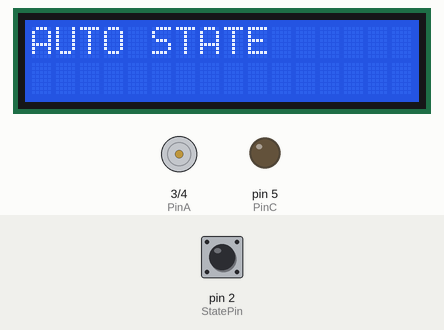
Recording of a sketch running on a simulated Arduino Uno, built with avr-gcc and run on an emulated ATmega328P. Parts: 16×2 character LCD, motor-driver pin pairs drawn as motors (green arrow = first pin HIGH = forward, orange = second pin HIGH = backward, longer = more drive), output pins drawn as LEDs (lit = HIGH). The test bench sets the inputs (shaded band); at power-on: pin 2 (StatePin) LOW. Random numbers use the default seed unless the sketch sets one.

Above: at 1.2 s.
1.3 s: pin 2 (StatePin) driven HIGH
At 2.7 s:
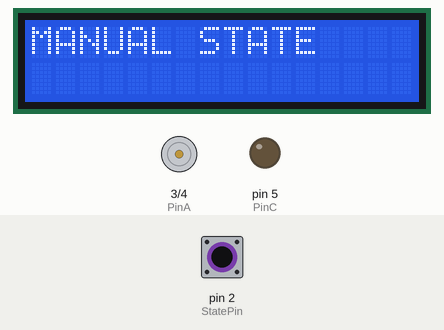
3.5 s: pin 2 (StatePin) driven LOW
At 3.8 s:
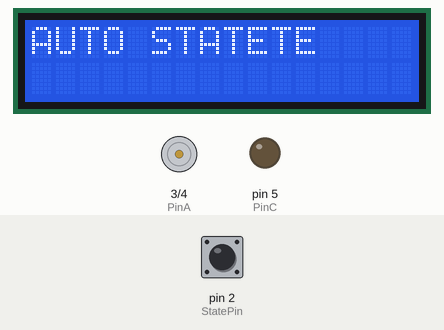
At 5.0 s:
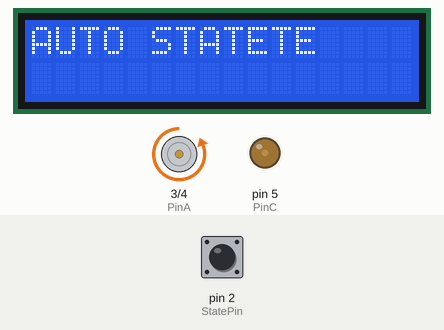
6.5 s: pin 2 (StatePin) pulsed HIGH 5 times (0.12 s each, 0.3 s apart)
Timing chart, 0 to 19.7 s (numbered marks = the images above; inputs shaded):
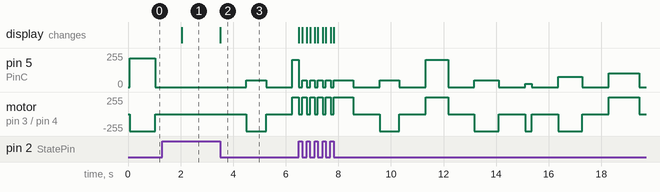

The sketch:

Auto_Manual_Elevation_Code.ino
```cpp
#include <LiquidCrystal.h>

#define ANGLE_NUM 50

//Azimuth and Elevation angle array
long AngleArray[ANGLE_NUM] = {0};

/****** Enums *******/
typedef enum
{
  MANUAL,
  AUTOMATIC
} tSystemState;

typedef enum
{
  CW,
  CCW,
  STOP
} tDirection;

/******* Prototypes ******/
tSystemState isAutomatic(void);
void ManualState(void);
void AutomaticState(void);
tDirection DetermineDirection(void);
float DetermineMotorSpeed(void);
float CalculateDegreePerSecond(void);
float DetermineRequiredTime(void);

void StartMotor();
void StopMotor(void);

/****** Variables *******/
//StatePin
int StatePin = 2;

int PinA = 3;
int PinB = 4;
int PinC = 5;

const int rs = 7, en = 6, d4 = A0, d5 = A1, d6 = A2, d7 = A3;
LiquidCrystal LCD(rs, en, d4, d5, d6, d7);

/****** Data ************/
//int AzimuthAngleValues[]
int SpeedIndex;
float MotorRPM[] = {1.36 , 2.76 , 4.15 , 5.58 , 7.00 , 11.21 , 11.94 , 12.63 , 13.33} ;
float MotorSpeeds[] = {0.5, 1.0, 1.5, 2.0, 2.5, 4.0, 4.25, 4.5, 4.75};

long RequiredAngle = 0;
long CurrentAngle = 0;
long AngleDifference = 0;
tDirection Direction;
float MotorSpeed = 0.0;
long RequiredTime = 0;

void setup()
{
  //STATE PIN MODE
  pinMode(StatePin, INPUT);


  //CONTROL PIN MODE
  pinMode(PinA, OUTPUT);
  pinMode(PinB, OUTPUT);
  pinMode(PinC, OUTPUT);

  LCD.begin(16, 2);

  //ARRAY DATA FILL
  for (int i = 0; i < ANGLE_NUM; i++) {
    AngleArray[i] = random(90);
  }
}


void loop() {

  if (isAutomatic() == AUTOMATIC)
  {
    for (int i = 0; i < ANGLE_NUM; i++)
    {
      RequiredAngle = AngleArray[i];
      AutomaticState();

      if (isAutomatic() == MANUAL)
      {
        break;
      }
      delay(1000);
    }
  }
  else if (isAutomatic() == MANUAL)
  {
    ManualState();
  }
}

void switchState() {
  ManualState();
}

tSystemState isAutomatic(void) {
  if (digitalRead(StatePin) == HIGH) {
    return MANUAL;
  } else if (digitalRead(StatePin) == LOW) {
    return AUTOMATIC;
  }
}

void ManualState(void)
{
  LCD.setCursor(0, 0);
  LCD.print("MANUAL STATE");

  StopMotor();

  //POLLING
  while (digitalRead(StatePin) == HIGH);
  //return to automatic mode
  loop();
}

void AutomaticState(void)
{
  LCD.setCursor(0, 0);
  LCD.print("AUTO STATE");

  Direction = DetermineDirection();
  MotorSpeed = DetermineMotorSpeed();
  RequiredTime = DetermineRequiredTime();

  if (isAutomatic() == MANUAL) {
    ManualState();
  }

  StartMotor();
  StopMotor();
}


//DIRECTION
tDirection DetermineDirection(void)
{
  //polling
  if (isAutomatic() == MANUAL) {
    ManualState();
  }

  AngleDifference = RequiredAngle - CurrentAngle;

  if (AngleDifference > 0) {
    return CCW;
  } else if (AngleDifference < 0) {
    return CW;
  } else {
    return STOP;
  }
}

float DetermineMotorSpeed(void)
{
  //polling
  if (isAutomatic() == MANUAL) {
    ManualState();
  }

  float sectorSpeedStep = 90 / 9.0;
  SpeedIndex =  abs(AngleDifference) / sectorSpeedStep;
  return MotorSpeeds[SpeedIndex];
}

// return Millisecond
float DetermineRequiredTime(void)
{
  //polling
  if (isAutomatic() == MANUAL) {
    ManualState();
  }

  float anlgePerSecond = CalculateDegreePerSecond() ;
  return (((abs(AngleDifference) / anlgePerSecond )) * pow(10, 3));
}

float CalculateDegreePerSecond(void)
{
  //polling
  if (isAutomatic() == MANUAL) {
    ManualState();
  }

  float ret = 0;
  ret =  (MotorRPM[SpeedIndex] * 360.0) / 60.0;
  return ret;
}


void StartMotor()
{
  //polling
  if (isAutomatic() == MANUAL) {
    ManualState();
  }

  //Setting Motor Direction
  if (Direction == CW)
  {
    digitalWrite(PinA, HIGH);
    digitalWrite(PinB, LOW);
  }
  else if (Direction == CCW)
  {
    digitalWrite(PinA, LOW);
    digitalWrite(PinB, HIGH);
  }

  //polling
  if (isAutomatic() == MANUAL) {
    ManualState();
  }
  //Setting Motor Speed
  while (RequiredTime > 0 ) {
    analogWrite(PinC, (int) ((MotorSpeed / 5) * 255)); //generate a pulse with different width
    delayMicroseconds(2000); //delay the time for one pulse (2 ms)
    RequiredTime -= 2; //decrement the required time by 2 ms
    //polling
    if (isAutomatic() == MANUAL) {
      ManualState();
    }
  }

  //polling
  if (isAutomatic() == MANUAL) {
    ManualState();
  }
  analogWrite(PinC, 0);
  CurrentAngle = RequiredAngle ;
}

void StopMotor(void)
{
  digitalWrite(PinA, LOW);
  digitalWrite(PinB, LOW);
  analogWrite(PinC, 0);
}
```

Measured:
- after the input at 1.3 s, the display: changes after 0.74 s (image 1)
- after the input at 3.5 s, pin 5 (PinC): 0/255 → 51/255 after 1.0 s, → 0/255 0.75 s later, → 204/255 1.0 s later; motor on pin 3 (PinA) / pin 4 (PinB): stopped → backward 255/255 after 1.0 s, → stopped 0.75 s later, → forward 255/255 1.0 s later; the display: changes at once (image 2)
